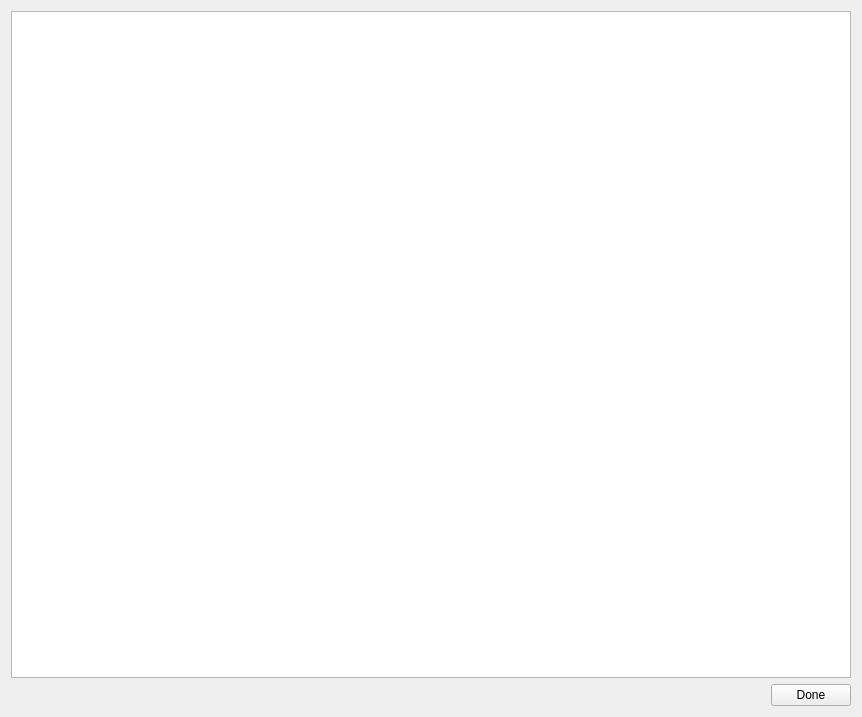
<?xml version="1.0" encoding="UTF-8"?>
<ui version="4.0">
 <class>Input</class>
 <widget class="QWidget" name="Input">
  <property name="geometry">
   <rect>
    <x>0</x>
    <y>0</y>
    <width>862</width>
    <height>717</height>
   </rect>
  </property>
  <property name="windowTitle">
   <string>Input</string>
  </property>
  <property name="windowIcon">
   <iconset>
    <normaloff>../asset/Icon/icon-robot.png</normaloff>../asset/Icon/icon-robot.png</iconset>
  </property>
  <layout class="QVBoxLayout" name="verticalLayout">
   <item>
    <widget class="QTextEdit" name="textEdit"/>
   </item>
   <item alignment="Qt::AlignRight">
    <widget class="QPushButton" name="pushButton">
     <property name="text">
      <string>Done</string>
     </property>
     <property name="icon">
      <iconset>
       <normaloff>../asset/Icon/icons-done.png</normaloff>../asset/Icon/icons-done.png</iconset>
     </property>
    </widget>
   </item>
  </layout>
 </widget>
 <resources/>
 <connections/>
</ui>
